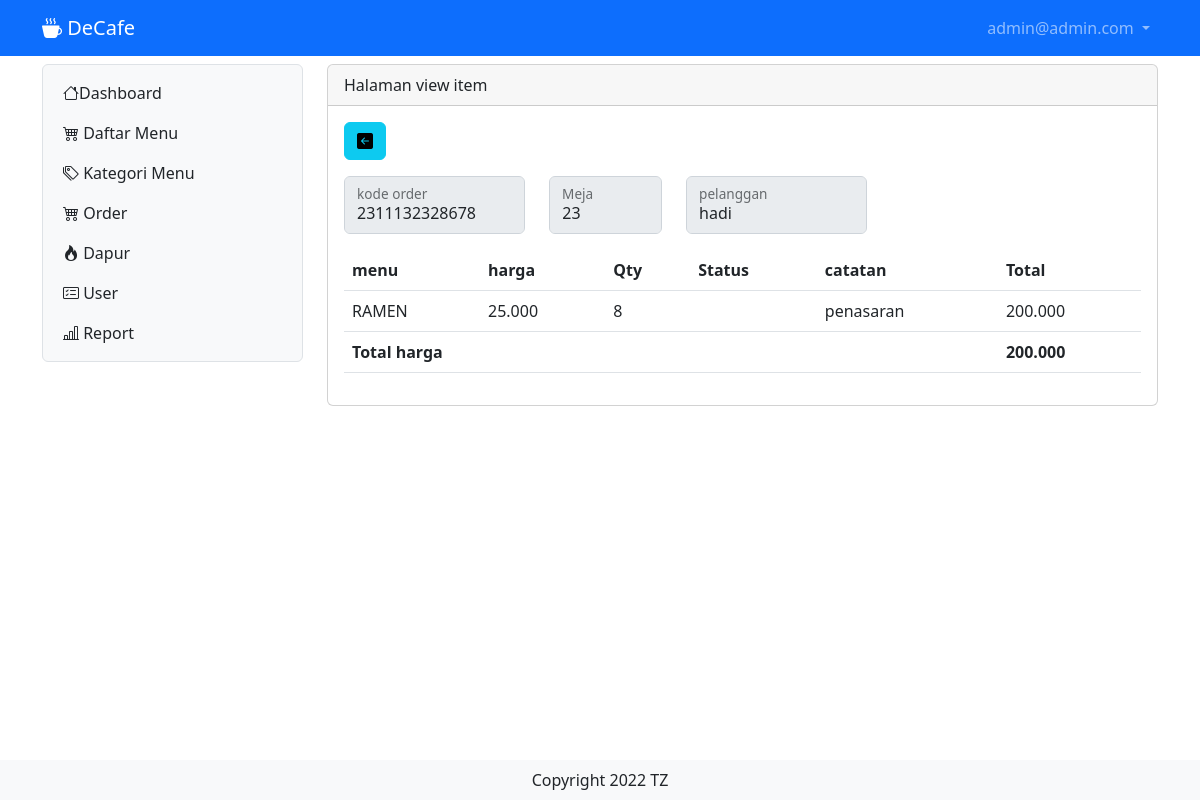
Page /decafe/?x=viewitem&order=2311132328678&meja=23&pelanggan=hadi (signed in) on the committed database.
### tables this page shows
CREATE TABLE IF NOT EXISTS `tb_user` (
  `id` int NOT NULL AUTO_INCREMENT,
  `nama` varchar(200) DEFAULT NULL,
  `username` varchar(200) DEFAULT NULL,
  `password` varchar(200) DEFAULT NULL,
  `level` int DEFAULT NULL,
  `nohp` varchar(15) DEFAULT NULL,
  `alamat` varchar(300) DEFAULT NULL,
  PRIMARY KEY (`id`)
);

CREATE TABLE IF NOT EXISTS `tb_list_order` (
  `id_list_order` int NOT NULL AUTO_INCREMENT,
  `menu` int DEFAULT NULL,
  `kode_order` bigint DEFAULT NULL,
  `jumlah` int DEFAULT NULL,
  `catatan` varchar(300) DEFAULT NULL,
  `status` int DEFAULT NULL,
  PRIMARY KEY (`id_list_order`),
  KEY `menu` (`menu`),
  KEY `order` (`kode_order`) USING BTREE,
  CONSTRAINT `FK_tb_list_order_tb_daftar_menu` FOREIGN KEY (`menu`) REFERENCES `tb_daftar_menu` (`id`) ON DELETE RESTRICT ON UPDATE CASCADE,
  CONSTRAINT `FK_tb_list_order_tb_order` FOREIGN KEY (`kode_order`) REFERENCES `tb_order` (`id_order`) ON DELETE RESTRICT ON UPDATE CASCADE
);

CREATE TABLE IF NOT EXISTS `tb_daftar_menu` (
  `id` int NOT NULL AUTO_INCREMENT,
  `foto` varchar(200) DEFAULT NULL,
  `nama_menu` varchar(200) DEFAULT NULL,
  `keterangan` varchar(200) DEFAULT NULL,
  `kategori` int DEFAULT NULL,
  `harga` varchar(50) DEFAULT NULL,
  `stok` varchar(50) DEFAULT NULL,
  PRIMARY KEY (`id`),
  KEY `FK_tb_daftar_menu_tb_kategori_menu` (`kategori`),
  CONSTRAINT `FK_tb_daftar_menu_tb_kategori_menu` FOREIGN KEY (`kategori`) REFERENCES `tb_kategori_menu` (`id_kat_menu`) ON DELETE RESTRICT ON UPDATE CASCADE
);

### decafe/view_item.php (the view, shortened to what this page needs)
<?php
include "proses/connect.php";
$query = mysqli_query($conn, "SELECT *, SUM(harga*jumlah) AS harganya FROM tb_list_order
LEFT JOIN tb_order ON tb_order.id_order = tb_list_order.kode_order
LEFT JOIN tb_daftar_menu ON tb_daftar_menu.id = tb_list_order.menu
LEFT JOIN tb_bayar ON tb_bayar.id_bayar = tb_order.id_order
GROUP BY id_list_order
HAVING tb_list_order.kode_order = $_GET[order]");
$kode = $_GET['order'];
$meja = $_GET['meja'];
$pelanggan = $_GET['pelanggan'];
while ($record = mysqli_fetch_array($query)) {
    $result[] = $record;
}
?>
<div class="col-lg-9 mt-2">
    <div class="card">
        <div class="card-header">
            Halaman view item
        </div>
        <div class="card-body">
            <a href="report" class="btn btn-info mb-3"><i class="bi bi-arrow-left-square-fill"></i></a>
            <div class="row">
                <div class="col-lg-3">
                    <div class="form-floating mb-3">
                        <input disabled type="text" class="form-control" id="kodeorder" value="<?php echo $kode; ?>">
                        <label for="uploadfoto">kode order</label>
                    </div>
                </div>
                <div class="col-lg-2">
                    <div class="form-floating mb-3">
                        <input disabled type="text" class="form-control" id="meja" value="<?php echo $meja; ?>">
                        <label for="uploadfoto">Meja</label>
                    </div>
                </div>
                <div class="col-lg-3">
                    <div class="form-floating mb-3">
                        <input disabled type="text" class="form-control" id="pelanggan" value="<?php echo $pelanggan; ?>">
                        <label for="uploadfoto">pelanggan</label>
                    </div>
                </div>
            </div>
            <?php
            if (empty($result)) {
                echo "Data menu makanan dan minuman tidak ada";
            } else {
            ?>
                <div class="table-responsive">
                    <table class="table table-hover">
                        <thead>
                            <tr class="text-nowrap">
                                <th scope="col">menu</th>
                                <th scope="col">harga</th>
                                <th scope="col">Qty</th>
                                <th scope="col">Status</th>
                                <th scope="col">catatan</th>
                                <th scope="col">Total</th>
                            </tr>
                        </thead>
                        <tbody>
                            <?php
                            $total = 0;
                            foreach ($result as $row) {
                            ?>
                                <tr>
                                    <td>
                                        <?php echo $row['nama_menu'] ?>
                                    </td>
                                    <td>
                                        <?php echo number_format($row['harga'], 0, ',', '.')  ?>
                                    </td>
                                    <td>
                                        <?php echo $row['jumlah'] ?>
                                    </td>
                                    <td>
                                    </td>
                                    <td>
                                        <?php echo $row['catatan'] ?>
                                    </td>
                                    <td>
                                        <?php echo number_format($row['harganya'], 0, ',', '.')  ?>
                                    </td>
                                </tr>
                            <?php
                                $total += $row['harganya'];
                            }
                            ?>
                            <tr>
                                <td colspan="5" class="fw-bold">
                                    Total harga
                                </td>
                                <td class="fw-bold">
                                    <?php echo number_format($total, 0, ',', '.')  ?>
                                </td>
                            </tr>
                        </tbody>
                    </table>
                </div>
            <?php
            }
            ?>
        </div>
    </div>
</div>

### decafe/header.php (shortened to what this page needs)
<?php
include "proses/connect.php";
$query = mysqli_query($conn, "SELECT * FROM tb_user WHERE username='$_SESSION[username_decafe]'");
?>
<nav class="navbar navbar-expand navbar-dark bg-primary sticky-top">
    <div class="container-lg">
        <a class="navbar-brand" href="."> <i class="bi bi-cup-hot-fill"></i> DeCafe</a>
        <div class="collapse navbar-collapse justify-content-end" id="navbarNavDropdown">
            <ul class="navbar-nav">
                <li class="nav-item dropdown">
                    <a class="nav-link dropdown-toggle" href="#" role="button" data-bs-toggle="dropdown" aria-expanded="false">
                        <?php echo $hasil['username'];
                        ?>
                    </a>
                </li>
            </ul>
        </div>
    </div>
</nav>

### rows in the picture
tb_user: username "admin@admin.com"
tb_list_order: menu.nama_menu "RAMEN", menu.harga "25.000", jumlah "8", catatan "penasaran", harganya "200.000"

### other values in the picture
$total "200.000"
